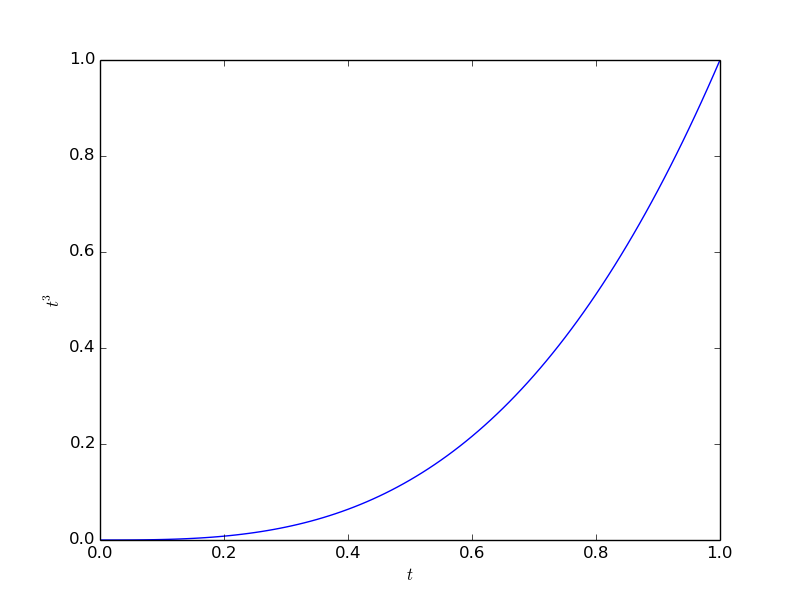

Generate this figure with Python:
import matplotlib.pyplot as plt
from numpy import linspace

x = linspace(0,1,101)
y = [t**3 for t in x]

plt.clf()
plt.plot(x,y)
plt.xlabel('$t$')
plt.ylabel('$t^3$')
plt.savefig('ex_numpy_02.png')
